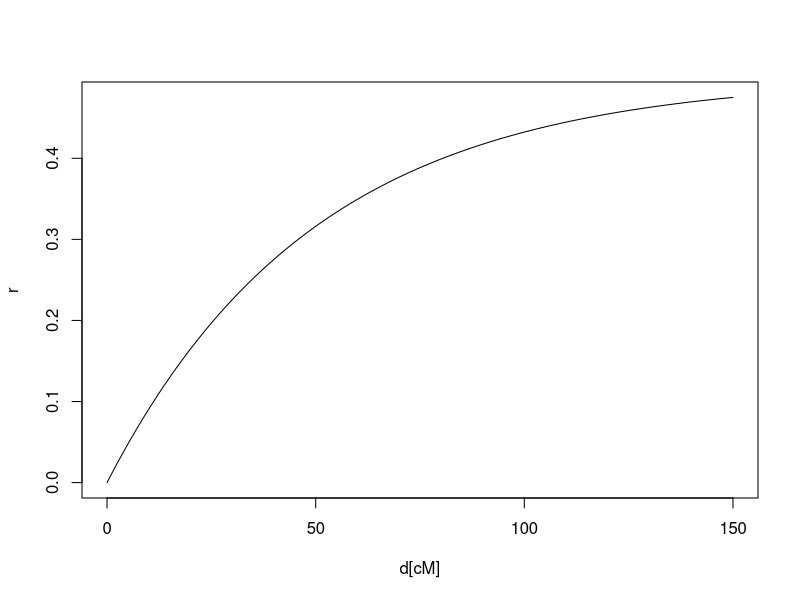

The R source for this figure:
haldon <- function(d){
  ff = 0.5*(1 - exp(-0.02*d))
  return (ff)
}

tt = seq(0, 150, by = 0.1)
fun = rep(0, length(tt))
for (index in 1:length(tt)){
  fun[index] = haldon(tt[index])
}

plot(tt,fun, type = 'l', ylab = 'r', xlab = 'd[cM]')